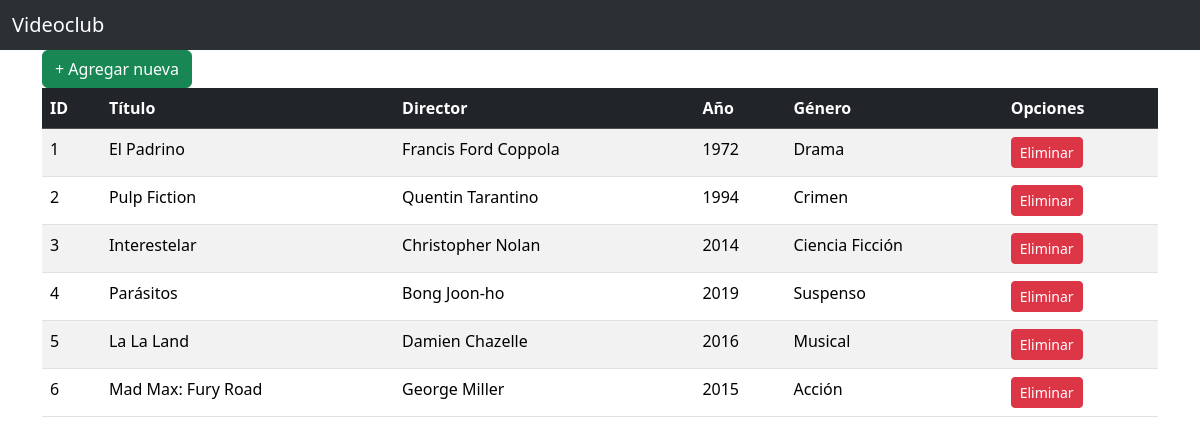
The page / on the database its author committed.
### tables this page shows
CREATE TABLE `peliculas` (
  `id` int(11) NOT NULL,
  `titulo` varchar(150) NOT NULL,
  `director` varchar(100) NOT NULL,
  `anio` int(4) NOT NULL,
  `genero` varchar(50) NOT NULL
);

### index.php (the view, shortened to what this page needs)
<?php
    require('conexion.php');
    $consulta = "SELECT * FROM peliculas";
    $resultado = mysqli_query($conexion, $consulta);
?>
<!doctype html>
<html lang="en">
  <head>
    <link href="https://cdn.jsdelivr.net/npm/bootstrap@5.3.8/dist/css/bootstrap.min.css" rel="stylesheet">
  </head>
  <nav class="navbar bg-body-tertiary" data-bs-theme="dark">
  <div class="container-fluid">
    <span class="navbar-brand mb-0 h1">Videoclub</span>
  </div>
</nav>
  <body>
    <div class="container">
   <a class="btn btn-success"
      href="formulario_agregar.php">
      + Agregar nueva</a>
      <table class="table table-striped">
   <thead class="table-dark">
       <tr><th>ID</th><th>Título</th><th>Director</th><th>Año</th>
           <th>Género</th><th>Opciones</th></tr>
   </thead>
   <tbody>
   <?php while ($row = mysqli_fetch_assoc($resultado)) { ?>
       <tr>
           <td><?php echo $row["id"]; ?></td>
           <td><?php echo $row["titulo"]; ?></td>
           <td><?php echo $row["director"]; ?></td>
           <td><?php echo $row["anio"]; ?></td>
           <td><?php echo $row["genero"]; ?></td>
           <td>
               <a class="btn btn-danger btn-sm"
                  href="eliminar.php?id_enviado=<?php echo $row["id"]; ?>">Eliminar</a>
           </td>
       </tr>
   <?php } ?>
   </tbody
    <script src="https://cdn.jsdelivr.net/npm/bootstrap@5.3.8/dist/js/bootstrap.bundle.min.js"></script>
  </body>
</html>

### rows shown on the page
peliculas: id "1", titulo "El Padrino", director "Francis Ford Coppola", anio "1972", genero "Drama"
peliculas: id "2", titulo "Pulp Fiction", director "Quentin Tarantino", anio "1994", genero "Crimen"
peliculas: id "3", titulo "Interestelar", director "Christopher Nolan", anio "2014", genero "Ciencia Ficción"
peliculas: id "4", titulo "Parásitos", director "Bong Joon-ho", anio "2019", genero "Suspenso"
peliculas: id "5", titulo "La La Land", director "Damien Chazelle", anio "2016", genero "Musical"
peliculas: id "6", titulo "Mad Max: Fury Road", director "George Miller", anio "2015", genero "Acción"
